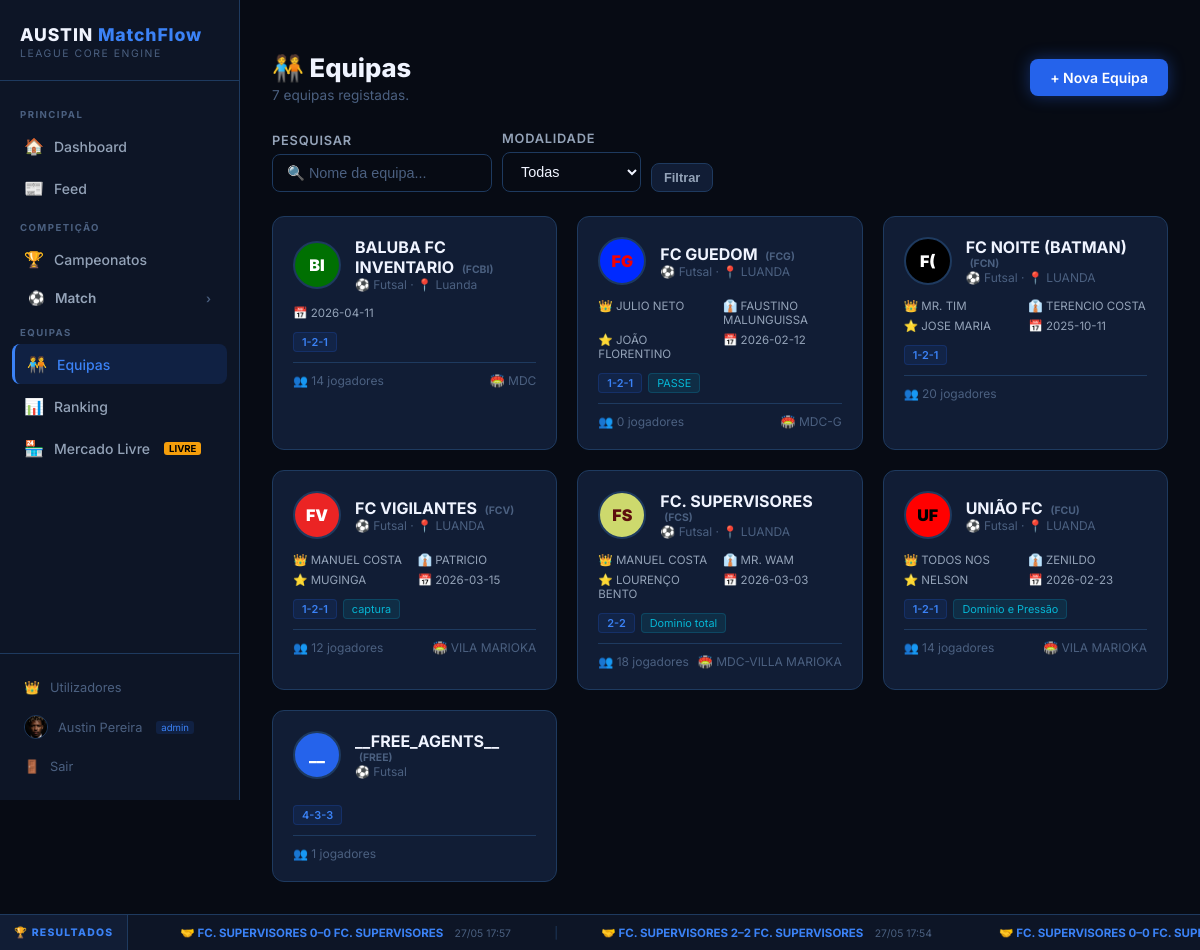
The page /teams (signed in) on the database its author committed.
### models/user.py (models this page shows, shortened)
class User(UserMixin, db.Model):
    __tablename__ = 'users'
    id = db.Column(db.Integer, primary_key=True)
    public_id = db.Column(db.String(36), unique=True, nullable=False,
                          default=lambda: str(uuid.uuid4()))
    username = db.Column(db.String(100), unique=True, nullable=False)
    email = db.Column(db.String(150), unique=True, nullable=False)
    password_hash = db.Column(db.String(256), nullable=False, default='')
    full_name = db.Column(db.String(150))
    avatar_url = db.Column(db.String(300), default='')
    role = db.Column(db.String(20), default='manager')
    sport_role = db.Column(db.String(20), default='player')
    is_active = db.Column(db.Boolean, default=True, nullable=False)
    player_id = db.Column(db.Integer, db.ForeignKey('players.id'), nullable=True)
    preferred_position = db.Column(db.String(50))
    current_team_id = db.Column(db.Integer, db.ForeignKey('teams.id'), nullable=True)
    created_at = db.Column(db.DateTime, default=datetime.utcnow)
    last_login = db.Column(db.DateTime, nullable=True)
    last_password_change = db.Column(db.DateTime, nullable=True)
    reset_token = db.Column(db.String(100), nullable=True, unique=True)
    reset_token_expires = db.Column(db.DateTime, nullable=True)
    password_history = db.relationship(
        'PasswordHistory', backref='user', lazy=True,
        cascade='all, delete-orphan',
        order_by='PasswordHistory.changed_at.desc()'
    )
    @property
    def is_free_agent(self):
        return self.sport_role in ('player', 'coach', 'ceo') and not self.current_team_id
    @property
    def display_name(self):
        return self.full_name if self.full_name else self.username

### models/team.py (models this page shows, shortened)
class Team(db.Model):
    __tablename__ = 'teams'
    id = db.Column(db.Integer, primary_key=True)
    name = db.Column(db.String(100), unique=True, nullable=False)
    short_name = db.Column(db.String(10))
    founded_date = db.Column(db.String(20))
    city = db.Column(db.String(100))
    country = db.Column(db.String(100), default='Portugal')
    primary_color = db.Column(db.String(10), default='#2563eb')
    secondary_color = db.Column(db.String(10), default='#ffffff')
    logo_url = db.Column(db.String(300), default='')      # path to uploaded logo
    stadium = db.Column(db.String(100))
    ceo = db.Column(db.String(100))
    manager = db.Column(db.String(100))
    coach = db.Column(db.String(100))
    assistant_coach = db.Column(db.String(100))
    captain = db.Column(db.String(100))
    formation = db.Column(db.String(20), default='4-3-3')
    tactic = db.Column(db.String(200))
    sport = db.Column(db.String(30), default='futsal')
    email = db.Column(db.String(150))
    phone = db.Column(db.String(30))
    website = db.Column(db.String(200))
    instagram = db.Column(db.String(100))
    notes = db.Column(db.Text)
    created_at = db.Column(db.DateTime, default=db.func.now())
    players = db.relationship('Player', backref='team', lazy=True, cascade='all, delete-orphan')
    posts = db.relationship('TeamPost', backref='team', lazy=True, cascade='all, delete-orphan',
                            order_by='TeamPost.created_at.desc()')
    @property
    def initials(self):
        words = self.name.split()
        if len(words) >= 2:
            return (words[0][0] + words[-1][0]).upper()
        return self.name[:2].upper()

### routes/team.py (the view)
@team_bp.route('/teams')
@login_required
def list_teams():
    search = request.args.get('q', '').strip()
    sport_filter = request.args.get('sport', '')
    query = Team.query
    if search:
        query = query.filter(Team.name.ilike(f'%{search}%'))
    if sport_filter:
        query = query.filter_by(sport=sport_filter)
    teams = query.order_by(Team.name).all()
    return render_template('team/list.html', teams=teams, search=search, sport_filter=sport_filter)

### templates/team/list.html (shortened to what this page needs)
﻿{% extends 'base.html' %}
{% block content %}
<div class="page-header">
  <div>
    <div class="page-title">🧑‍🤝‍🧑 Equipas</div>
    <div class="page-subtitle">{{ teams | length }} equipa{{ 's' if teams | length != 1 }} registada{{ 's' if teams | length != 1 }}.</div>
  </div>
  <a href="{{ url_for('team.create_team') }}" class="btn btn-primary">+ Nova Equipa</a>
</div>
<form method="GET" style="margin-bottom: 24px; display: flex; gap: 10px; flex-wrap: wrap; align-items: flex-end;">
  <div>
    <label class="form-label">Pesquisar</label>
    <input type="text" name="q" value="{{ search }}" class="form-control"
           placeholder="🔍 Nome da equipa..." style="width: 220px;" />
  </div>
  <div>
    <label class="form-label">Modalidade</label>
    <select name="sport" class="form-control" style="width: auto;">
      <option value="">Todas</option>
    </select>
  </div>
  <button type="submit" class="btn btn-secondary btn-sm">Filtrar</button>
</form>
{% if teams %}
<div class="grid-auto">
  {% for team in teams %}
  <a href="{{ url_for('team.team_room', team_id=team.id) }}" class="team-card" style="text-decoration: none;">
    <div style="display: flex; align-items: center; gap: 14px; margin-bottom: 14px;">
      {% if team.logo_url %}
      <img src="{{ url_for('static', filename=team.logo_url) }}"
           style="width:48px;height:48px;border-radius:50%;object-fit:contain;flex-shrink:0;
                  background:var(--bg-secondary);padding:3px;border:2px solid var(--border);" />
      {% else %}
      <div style="width: 48px; height: 48px; border-radius: 50%; flex-shrink: 0;
           background: {{ team.primary_color or '#2563eb' }};
           display: flex; align-items: center; justify-content: center;
           font-size: 1rem; font-weight: 900; color: {{ team.secondary_color or '#ffffff' }};
           border: 2px solid var(--border);">
        {{ team.initials }}
      </div>
      {% endif %}
      <div>
        <div style="font-size: 1rem; font-weight: 700; color: var(--text-primary);">
          {{ team.name }}
          {% if team.short_name %}
          <span style="font-size: 0.65rem; color: var(--text-muted); margin-left: 4px;">({{ team.short_name }})</span>
          {% endif %}
        </div>
        <div style="font-size: 0.75rem; color: var(--text-muted);">
          {{ '⚽ Futsal' if team.sport == 'futsal' else '🏟️ Futebol 11' }}
          {% if team.city %} · 📍 {{ team.city }}{% endif %}
        </div>
      </div>
    </div>
    <div style="display: grid; grid-template-columns: 1fr 1fr; gap: 6px; margin-bottom: 12px;">
      {% if team.ceo %}
      <div style="font-size: 0.72rem; color: var(--text-muted);">
        👑 <span style="color: var(--text-secondary);">{{ team.ceo }}</span>
      </div>
      {% endif %}
      {% if team.coach %}
      <div style="font-size: 0.72rem; color: var(--text-muted);">
        👔 <span style="color: var(--text-secondary);">{{ team.coach }}</span>
      </div>
      {% endif %}
      {% if team.captain %}
      <div style="font-size: 0.72rem; color: var(--text-muted);">
        ⭐ <span style="color: var(--text-secondary);">{{ team.captain }}</span>
      </div>
      {% endif %}
      {% if team.founded_date %}
      <div style="font-size: 0.72rem; color: var(--text-muted);">
        📅 <span style="color: var(--text-secondary);">{{ team.founded_date }}</span>
      </div>
      {% endif %}
    </div>
    <div style="display: flex; gap: 6px; flex-wrap: wrap; margin-bottom: 10px;">
      {% if team.formation %}
      <span style="font-size: 0.68rem; background: rgba(37,99,235,0.1); color: var(--neon-glow);
                   padding: 2px 8px; border-radius: 4px; border: 1px solid rgba(37,99,235,0.2); font-weight: 600;">
        {{ team.formation }}
      </span>
      {% endif %}
      {% if team.tactic %}
      <span style="font-size: 0.68rem; background: rgba(6,182,212,0.1); color: var(--accent);
                   padding: 2px 8px; border-radius: 4px; border: 1px solid rgba(6,182,212,0.2);">
        {{ team.tactic | truncate(20, true, '...') }}
      </span>
      {% endif %}
    </div>
    <div style="padding-top: 10px; border-top: 1px solid var(--border);
                font-size: 0.75rem; color: var(--text-muted); display: flex; justify-content: space-between;">
      <span>👥 {{ team.players | length }} jogadores</span>
      {% if team.stadium %}
      <span>🏟️ {{ team.stadium | truncate(18, true, '...') }}</span>
      {% endif %}
    </div>
  </a>
  {% endfor %}
</div>
{% else %}
<div class="empty-state">
  <div class="empty-icon">🧑‍🤝‍🧑</div>
  <p>{% if search or sport_filter %}Nenhuma equipa encontrada.{% else %}Nenhuma equipa criada ainda.{% endif %}</p>
  <a href="{{ url_for('team.create_team') }}" class="btn btn-primary">+ Criar Primeira Equipa</a>
</div>
{% endif %}
{% endblock %}

### templates/base.html (shortened to what this page needs)
﻿<!DOCTYPE html>
<html lang="pt">
<head>
  <link rel="stylesheet" href="{{ url_for('static', filename='css/style.css') }}" />
</head>
<body>
{% if current_user.is_authenticated %}
<div class="layout">
  <aside class="sidebar">
    <div class="sidebar-logo">
      <div class="logo-text">AUSTIN <span>MatchFlow</span></div>
      <div class="logo-sub">League Core Engine</div>
    </div>
    <nav class="sidebar-nav">
      <div class="nav-section-label">Principal</div>
      <a href="{{ url_for('index') }}" class="{{ 'active' if request.endpoint == 'index' }}">
        <span class="nav-icon">🏠</span> Dashboard
      </a>
      <a href="{{ url_for('feed.global_feed') }}" class="{{ 'active' if 'feed' in request.endpoint }}">
        <span class="nav-icon">📰</span> Feed
      </a>
      <div class="nav-section-label">Competição</div>
      <a href="{{ url_for('tournament.list_tournaments') }}" class="{{ 'active' if 'tournament' in request.endpoint }}">
        <span class="nav-icon">🏆</span> Campeonatos
      </a>
      {% set match_active = 'match' in request.endpoint %}
      <div class="nav-submenu-wrap">
        <div class="nav-submenu-toggle {{ 'active' if match_active }}"
             onclick="toggleSubmenu('match-sub', this)"
             id="match-toggle">
          <span class="nav-icon">⚽</span>
          <span>Match</span>
          <span class="nav-arrow" id="match-arrow">›</span>
        </div>
      </div>
      <div class="nav-section-label">Equipas</div>
      <a href="{{ url_for('team.list_teams') }}" class="{{ 'active' if 'team' in request.endpoint }}">
        <span class="nav-icon">🧑‍🤝‍🧑</span> Equipas
      </a>
      <a href="{{ url_for('player.ranking') }}" class="{{ 'active' if request.endpoint == 'player.ranking' }}">
        <span class="nav-icon">📊</span> Ranking
      </a>
      <a href="{{ url_for('market.free_market') }}" class="{{ 'active' if 'market' in request.endpoint }}">
        <span class="nav-icon">🏪</span> Mercado Livre
        {% if current_user.is_free_agent %}
        <span style="font-size:0.6rem;background:var(--warning);color:#000;
                     padding:1px 5px;border-radius:3px;margin-left:4px;font-weight:700;">LIVRE</span>
        {% endif %}
      </a>
    </nav>
    <div class="sidebar-footer">
      {% if current_user.role == 'admin' %}
      <a href="{{ url_for('auth.admin_users') }}" class="{{ 'active' if request.endpoint == 'auth.admin_users' }}">
        <span class="nav-icon">👑</span> Utilizadores
      </a>
      {% endif %}
      <a href="{{ url_for('auth.profile') }}" class="{{ 'active' if request.endpoint == 'auth.profile' }}">
        {% if current_user.avatar_url %}
        <img src="{{ url_for('static', filename=current_user.avatar_url) }}"
             style="width:24px;height:24px;border-radius:50%;object-fit:cover;
                    border:1px solid var(--border);flex-shrink:0;" />
        {% endif %}
        <span>{{ current_user.display_name }}</span>
        <span style="font-size: 0.6rem; background: rgba(37,99,235,0.15); color: var(--neon-glow);
                     padding: 1px 5px; border-radius: 3px; margin-left: 4px;">{{ current_user.role }}</span>
      </a>
      <a href="{{ url_for('auth.logout') }}">
        <span class="nav-icon">🚪</span> Sair
      </a>
    </div>
  </aside>
  <main class="main-content">
    {% block content %}{% endblock %}
  </main>
</div>
{% else %}
  {% block auth_content %}{% endblock %}
{% endif %}
{% if current_user.is_authenticated %}
<div id="results-ticker" style="
  position:fixed;bottom:0;left:0;right:0;z-index:200;
  background:var(--bg-secondary);
  border-top:1px solid var(--border);
  height:36px;overflow:hidden;
  display:flex;align-items:center;">
  <div style="flex-shrink:0;padding:0 14px;font-size:0.65rem;font-weight:800;
              letter-spacing:0.12em;text-transform:uppercase;color:var(--neon-glow);
              border-right:1px solid var(--border);height:100%;display:flex;align-items:center;
              background:var(--bg-card);">
    🏆 RESULTADOS
  </div>
  <div id="ticker-track" style="
    display:flex;align-items:center;gap:0;
    white-space:nowrap;overflow:hidden;flex:1;
    animation:ticker-scroll 40s linear infinite;">
    <span id="ticker-content" style="font-size:0.72rem;color:var(--text-secondary);padding:0 20px;">
    </span>
  </div>
</div>
<div style="height:36px;"></div>
{% endif %}
</body>
</html>

### rows shown on the page
User: avatar_url (picture), display_name "Austin Pereira", role "admin"
Team: initials "BI", name "BALUBA FC INVENTARIO", short_name "FCBI", sport "⚽ Futsal", city "Luanda", founded_date "2026-04-11", formation "1-2-1", players|length "14", stadium "MDC"
Team: initials "FG", name "FC GUEDOM", short_name "FCG", sport "⚽ Futsal", city "LUANDA", ceo "JULIO NETO", coach "FAUSTINO MALUNGUISSA", captain "JOÃO FLORENTINO", founded_date "2026-02-12", formation "1-2-1", tactic "PASSE", players|length "0", stadium "MDC-G"
Team: initials "F(", name "FC NOITE (BATMAN)", short_name "FCN", sport "⚽ Futsal", city "LUANDA", ceo "MR. TIM", coach "TERENCIO COSTA", captain "JOSE MARIA", founded_date "2025-10-11", formation "1-2-1", players|length "20"
Team: initials "FV", name "FC VIGILANTES", short_name "FCV", sport "⚽ Futsal", city "LUANDA", ceo "MANUEL COSTA", coach "PATRICIO", captain "MUGINGA", founded_date "2026-03-15", formation "1-2-1", tactic "captura", players|length "12", stadium "VILA MARIOKA"
Team: initials "FS", name "FC. SUPERVISORES", short_name "FCS", sport "⚽ Futsal", city "LUANDA", ceo "MANUEL COSTA", coach "MR. WAM", captain "LOURENÇO BENTO", founded_date "2026-03-03", formation "2-2", tactic "Dominio total", players|length "18", stadium "MDC-VILLA MARIOKA"
Team: initials "UF", name "UNIÃO FC", short_name "FCU", sport "⚽ Futsal", city "LUANDA", ceo "TODOS NOS", coach "ZENILDO", captain "NELSON", founded_date "2026-02-23", formation "1-2-1", tactic "Dominio e Pressão", players|length "14", stadium "VILA MARIOKA"
Team: initials "__", name "__FREE_AGENTS__", short_name "FREE", sport "⚽ Futsal", formation "4-3-3", players|length "1"

### other values the page prints
{{ teams | length }} "7"
{{ 's' if teams | length != 1 }} "s"
